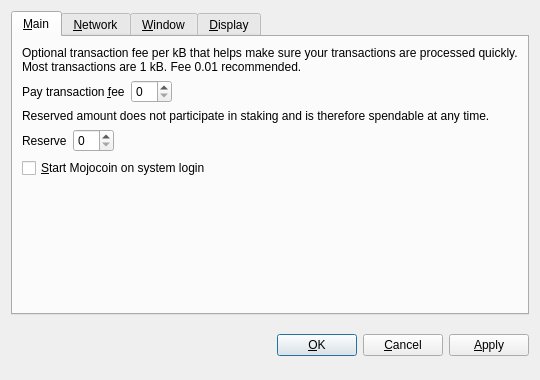
<?xml version="1.0" encoding="UTF-8"?>
<ui version="4.0">
 <class>OptionsDialog</class>
 <widget class="QDialog" name="OptionsDialog">
  <property name="geometry">
   <rect>
    <x>0</x>
    <y>0</y>
    <width>540</width>
    <height>380</height>
   </rect>
  </property>
  <property name="windowTitle">
   <string>Options</string>
  </property>
  <property name="modal">
   <bool>true</bool>
  </property>
  <layout class="QVBoxLayout" name="verticalLayout">
   <item>
    <widget class="QTabWidget" name="tabWidget">
     <property name="tabPosition">
      <enum>QTabWidget::North</enum>
     </property>
     <property name="currentIndex">
      <number>0</number>
     </property>
     <widget class="QWidget" name="tabMain">
      <attribute name="title">
       <string>&amp;Main</string>
      </attribute>
      <layout class="QVBoxLayout" name="verticalLayout_Main">
       <item>
        <widget class="QLabel" name="transactionFeeInfoLabel">
         <property name="text">
          <string>Optional transaction fee per kB that helps make sure your transactions are processed quickly. Most transactions are 1 kB. Fee 0.01 recommended.</string>
         </property>
         <property name="textFormat">
          <enum>Qt::PlainText</enum>
         </property>
         <property name="wordWrap">
          <bool>true</bool>
         </property>
        </widget>
       </item>
       <item>
        <layout class="QHBoxLayout" name="horizontalLayoutFee">
         <item>
          <widget class="QLabel" name="transactionFeeLabel">
           <property name="text">
            <string>Pay transaction &amp;fee</string>
           </property>
           <property name="textFormat">
            <enum>Qt::PlainText</enum>
           </property>
           <property name="buddy">
            <cstring>transactionFee</cstring>
           </property>
          </widget>
         </item>
         <item>
          <widget class="BitcoinAmountField" name="transactionFee"/>
         </item>
         <item>
          <spacer name="horizontalSpacerFee">
           <property name="orientation">
            <enum>Qt::Horizontal</enum>
           </property>
           <property name="sizeHint" stdset="0">
            <size>
             <width>40</width>
             <height>20</height>
            </size>
           </property>
          </spacer>
         </item>
        </layout>
       </item>
       <item>
        <widget class="QLabel" name="reserveBalanceInfoLabel">
         <property name="text">
          <string>Reserved amount does not participate in staking and is therefore spendable at any time.</string>
         </property>
         <property name="textFormat">
          <enum>Qt::PlainText</enum>
         </property>
         <property name="wordWrap">
          <bool>true</bool>
         </property>
        </widget>
       </item>
       <item>
        <layout class="QHBoxLayout" name="horizontalLayoutReserveBalance">
         <item>
          <widget class="QLabel" name="reserveBalanceLabel">
           <property name="text">
            <string>Reserve</string>
           </property>
           <property name="textFormat">
            <enum>Qt::PlainText</enum>
           </property>
           <property name="buddy">
            <cstring>reserveBalance</cstring>
           </property>
          </widget>
         </item>
         <item>
          <widget class="BitcoinAmountField" name="reserveBalance"/>
         </item>
         <item>
          <spacer name="horizontalSpacerReserveBalance">
           <property name="orientation">
            <enum>Qt::Horizontal</enum>
           </property>
           <property name="sizeHint" stdset="0">
            <size>
             <width>40</width>
             <height>20</height>
            </size>
           </property>
          </spacer>
         </item>
        </layout>
       </item>
       <item>
        <widget class="QCheckBox" name="bitcoinAtStartup">
         <property name="toolTip">
          <string>Automatically start Mojocoin after logging in to the system.</string>
         </property>
         <property name="text">
          <string>&amp;Start Mojocoin on system login</string>
         </property>
        </widget>
       </item>
       <item>
        <spacer name="verticalSpacer_Main">
         <property name="orientation">
          <enum>Qt::Vertical</enum>
         </property>
         <property name="sizeHint" stdset="0">
          <size>
           <width>20</width>
           <height>40</height>
          </size>
         </property>
        </spacer>
       </item>
      </layout>
     </widget>
     <widget class="QWidget" name="tabNetwork">
      <attribute name="title">
       <string>&amp;Network</string>
      </attribute>
      <layout class="QVBoxLayout" name="verticalLayout_Network">
       <item>
        <widget class="QCheckBox" name="mapPortUpnp">
         <property name="toolTip">
          <string>Automatically open the Mojocoin client port on the router. This only works when your router supports UPnP and it is enabled.</string>
         </property>
         <property name="text">
          <string>Map port using &amp;UPnP</string>
         </property>
        </widget>
       </item>
       <item>
        <widget class="QCheckBox" name="connectSocks">
         <property name="toolTip">
          <string>Connect to the Mojocoin network through a SOCKS5 proxy (e.g. when connecting through Tor).</string>
         </property>
         <property name="text">
          <string>&amp;Connect through SOCKS5 proxy:</string>
         </property>
        </widget>
       </item>
       <item>
        <layout class="QHBoxLayout" name="horizontalLayout_Network">
         <item>
          <widget class="QLabel" name="proxyIpLabel">
           <property name="text">
            <string>Proxy &amp;IP:</string>
           </property>
           <property name="textFormat">
            <enum>Qt::PlainText</enum>
           </property>
           <property name="buddy">
            <cstring>proxyIp</cstring>
           </property>
          </widget>
         </item>
         <item>
          <widget class="QValidatedLineEdit" name="proxyIp">
           <property name="maximumSize">
            <size>
             <width>140</width>
             <height>16777215</height>
            </size>
           </property>
           <property name="toolTip">
            <string>IP address of the proxy (e.g. 127.0.0.1)</string>
           </property>
          </widget>
         </item>
         <item>
          <widget class="QLabel" name="proxyPortLabel">
           <property name="text">
            <string>&amp;Port:</string>
           </property>
           <property name="textFormat">
            <enum>Qt::PlainText</enum>
           </property>
           <property name="buddy">
            <cstring>proxyPort</cstring>
           </property>
          </widget>
         </item>
         <item>
          <widget class="QLineEdit" name="proxyPort">
           <property name="maximumSize">
            <size>
             <width>55</width>
             <height>16777215</height>
            </size>
           </property>
           <property name="toolTip">
            <string>Port of the proxy (e.g. 9050)</string>
           </property>
          </widget>
         </item>
         <item>
          <spacer name="horizontalSpacer_Network">
           <property name="orientation">
            <enum>Qt::Horizontal</enum>
           </property>
           <property name="sizeHint" stdset="0">
            <size>
             <width>40</width>
             <height>20</height>
            </size>
           </property>
          </spacer>
         </item>
        </layout>
       </item>
       <item>
        <spacer name="verticalSpacer_Network">
         <property name="orientation">
          <enum>Qt::Vertical</enum>
         </property>
         <property name="sizeHint" stdset="0">
          <size>
           <width>20</width>
           <height>40</height>
          </size>
         </property>
        </spacer>
       </item>
      </layout>
     </widget>
     <widget class="QWidget" name="tabWindow">
      <attribute name="title">
       <string>&amp;Window</string>
      </attribute>
      <layout class="QVBoxLayout" name="verticalLayout_Window">
       <item>
        <widget class="QCheckBox" name="minimizeToTray">
         <property name="toolTip">
          <string>Show only a tray icon after minimizing the window.</string>
         </property>
         <property name="text">
          <string>&amp;Minimize to the tray instead of the taskbar</string>
         </property>
        </widget>
       </item>
       <item>
        <widget class="QCheckBox" name="minimizeOnClose">
         <property name="toolTip">
          <string>Minimize instead of exit the application when the window is closed. When this option is enabled, the application will be closed only after selecting Quit in the menu.</string>
         </property>
         <property name="text">
          <string>M&amp;inimize on close</string>
         </property>
        </widget>
       </item>
       <item>
        <spacer name="verticalSpacer_Window">
         <property name="orientation">
          <enum>Qt::Vertical</enum>
         </property>
         <property name="sizeHint" stdset="0">
          <size>
           <width>20</width>
           <height>40</height>
          </size>
         </property>
        </spacer>
       </item>
      </layout>
     </widget>
     <widget class="QWidget" name="tabDisplay">
      <attribute name="title">
       <string>&amp;Display</string>
      </attribute>
      <layout class="QVBoxLayout" name="verticalLayout_Display">
       <item>
        <layout class="QHBoxLayout" name="horizontalLayout_1_Display">
         <item>
          <widget class="QLabel" name="langLabel">
           <property name="text">
            <string>User Interface &amp;language:</string>
           </property>
           <property name="textFormat">
            <enum>Qt::PlainText</enum>
           </property>
           <property name="buddy">
            <cstring>lang</cstring>
           </property>
          </widget>
         </item>
         <item>
          <widget class="QValueComboBox" name="lang">
           <property name="toolTip">
            <string>The user interface language can be set here. This setting will take effect after restarting Mojocoin.</string>
           </property>
          </widget>
         </item>
        </layout>
       </item>
       <item>
        <layout class="QHBoxLayout" name="horizontalLayout_2_Display">
         <item>
          <widget class="QLabel" name="unitLabel">
           <property name="text">
            <string>&amp;Unit to show amounts in:</string>
           </property>
           <property name="textFormat">
            <enum>Qt::PlainText</enum>
           </property>
           <property name="buddy">
            <cstring>unit</cstring>
           </property>
          </widget>
         </item>
         <item>
          <widget class="QValueComboBox" name="unit">
           <property name="toolTip">
            <string>Choose the default subdivision unit to show in the interface and when sending coins.</string>
           </property>
          </widget>
         </item>
        </layout>
       </item>
       <item>
        <widget class="QCheckBox" name="coinControlFeatures">
         <property name="toolTip">
          <string>Whether to show coin control features or not.</string>
         </property>
         <property name="text">
          <string>Display coin &amp;control features (experts only!)</string>
         </property>
        </widget>
       </item>
       <item>
        <widget class="QCheckBox" name="useBlackTheme">
         <property name="text">
          <string>Use black visual theme (requires restart)</string>
         </property>
        </widget>
       </item>
       <item>
        <spacer name="verticalSpacer_Display">
         <property name="orientation">
          <enum>Qt::Vertical</enum>
         </property>
         <property name="sizeHint" stdset="0">
          <size>
           <width>20</width>
           <height>40</height>
          </size>
         </property>
        </spacer>
       </item>
      </layout>
     </widget>
    </widget>
   </item>
   <item>
    <layout class="QHBoxLayout" name="horizontalLayout_Buttons">
     <item>
      <spacer name="horizontalSpacer_1">
       <property name="orientation">
        <enum>Qt::Horizontal</enum>
       </property>
       <property name="sizeHint" stdset="0">
        <size>
         <width>40</width>
         <height>48</height>
        </size>
       </property>
      </spacer>
     </item>
     <item>
      <widget class="QLabel" name="statusLabel">
       <property name="font">
        <font>
         <weight>75</weight>
         <bold>true</bold>
        </font>
       </property>
       <property name="text">
        <string/>
       </property>
       <property name="textFormat">
        <enum>Qt::PlainText</enum>
       </property>
       <property name="wordWrap">
        <bool>true</bool>
       </property>
      </widget>
     </item>
     <item>
      <spacer name="horizontalSpacer_2">
       <property name="orientation">
        <enum>Qt::Horizontal</enum>
       </property>
       <property name="sizeHint" stdset="0">
        <size>
         <width>40</width>
         <height>48</height>
        </size>
       </property>
      </spacer>
     </item>
     <item>
      <widget class="QPushButton" name="okButton">
       <property name="text">
        <string>&amp;OK</string>
       </property>
      </widget>
     </item>
     <item>
      <widget class="QPushButton" name="cancelButton">
       <property name="text">
        <string>&amp;Cancel</string>
       </property>
       <property name="autoDefault">
        <bool>false</bool>
       </property>
      </widget>
     </item>
     <item>
      <widget class="QPushButton" name="applyButton">
       <property name="text">
        <string>&amp;Apply</string>
       </property>
       <property name="autoDefault">
        <bool>false</bool>
       </property>
      </widget>
     </item>
    </layout>
   </item>
  </layout>
 </widget>
 <customwidgets>
  <customwidget>
   <class>BitcoinAmountField</class>
   <extends>QSpinBox</extends>
   <header>bitcoinamountfield.h</header>
  </customwidget>
  <customwidget>
   <class>QValueComboBox</class>
   <extends>QComboBox</extends>
   <header>qvaluecombobox.h</header>
  </customwidget>
  <customwidget>
   <class>QValidatedLineEdit</class>
   <extends>QLineEdit</extends>
   <header>qvalidatedlineedit.h</header>
  </customwidget>
 </customwidgets>
 <resources/>
 <connections/>
</ui>
